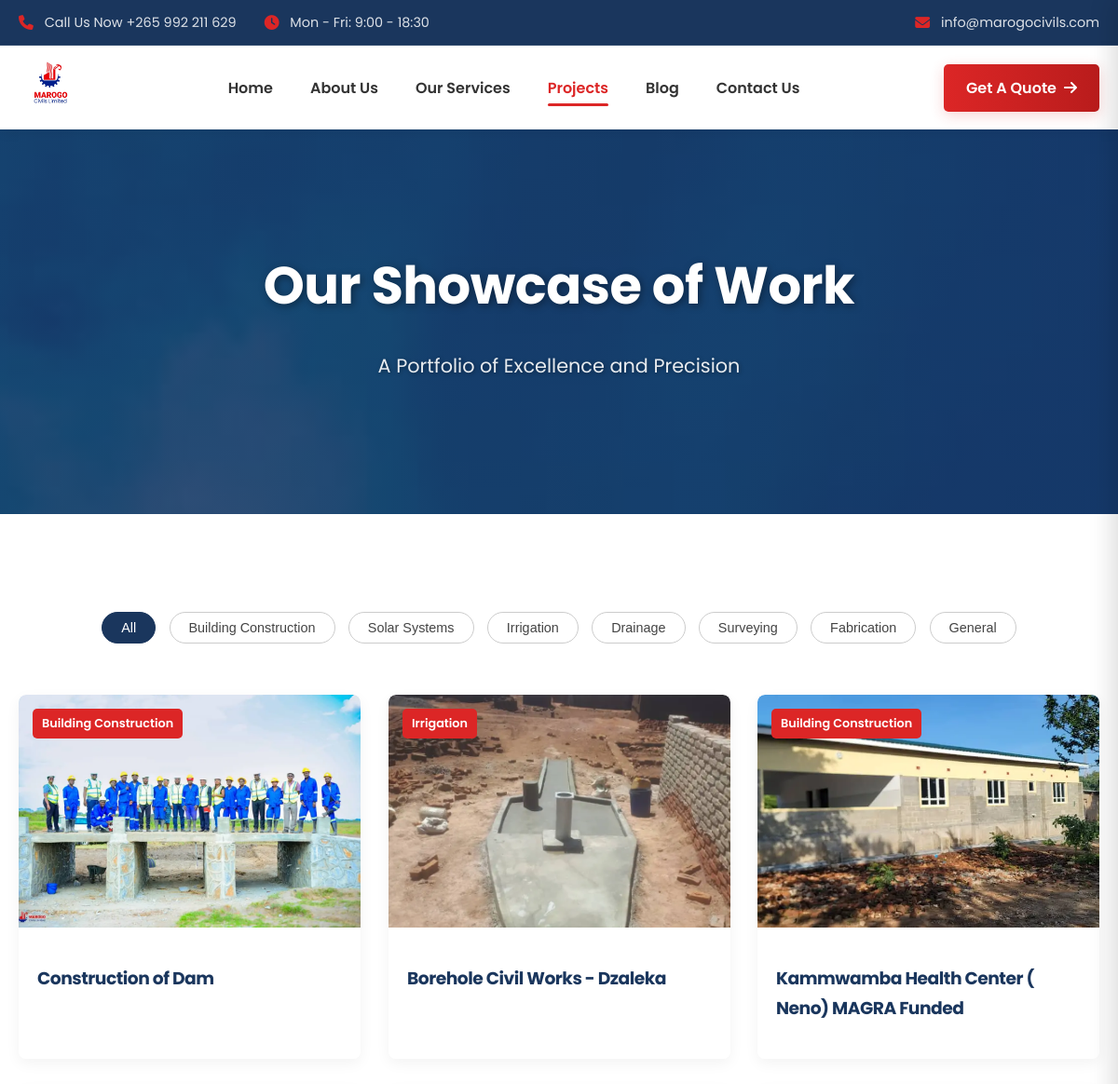
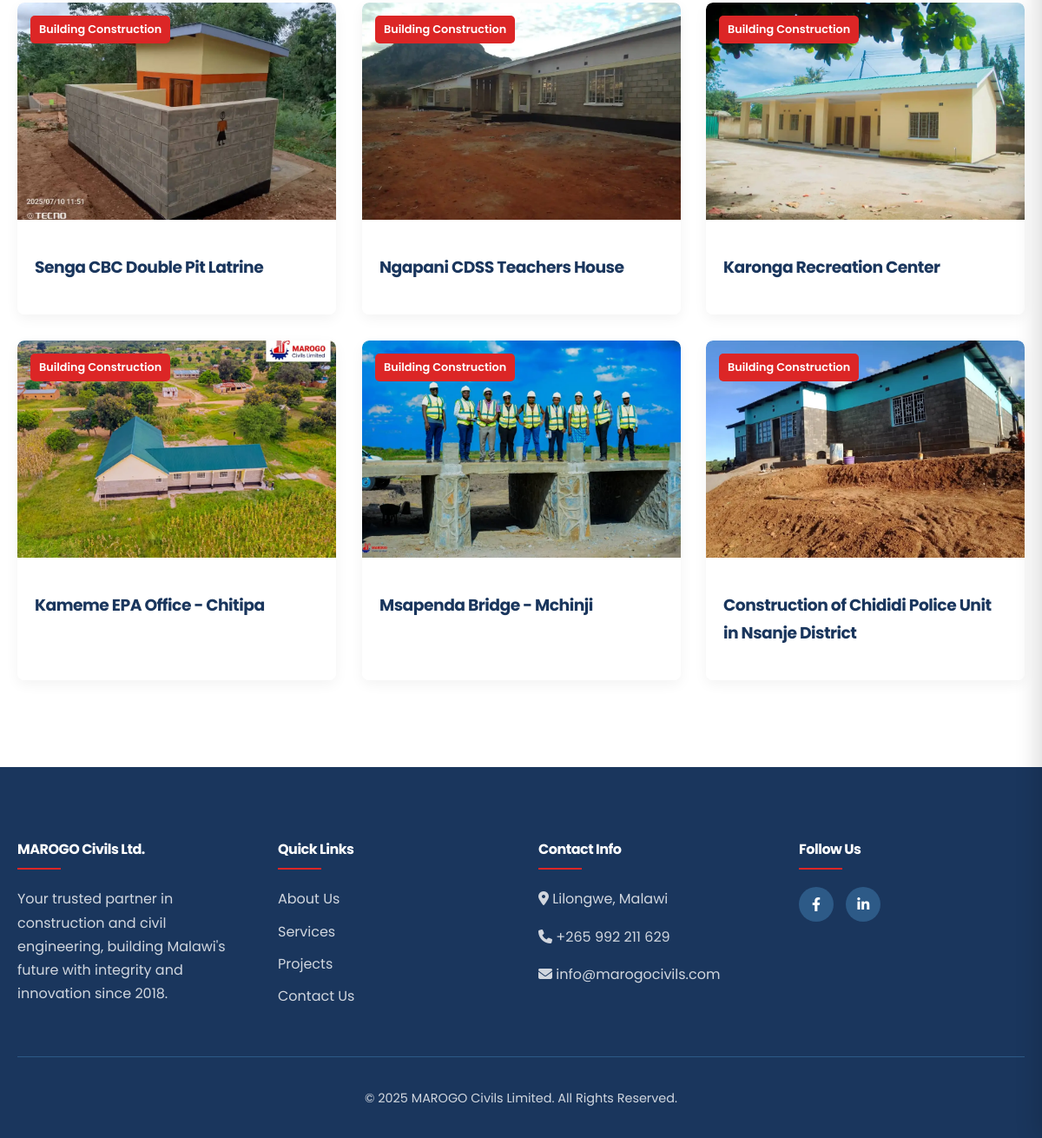
The app's page /projects with its own data (2 pictures, top to bottom).
### app.py (models this page shows)
class Project(db.Model):
    id = db.Column(db.Integer, primary_key=True)
    title = db.Column(db.String(100), nullable=False)
    client = db.Column(db.String(100))
    location = db.Column(db.String(100))
    project_value = db.Column(db.String(50))
    completion_date = db.Column(db.String(50))
    details = db.Column(db.Text, nullable=False)
    image_url = db.Column(db.String(200), nullable=True)
    category = db.Column(db.String(50), nullable=False, default='General Construction')
    date_posted = db.Column(db.DateTime, nullable=False, default=datetime.datetime.utcnow)
    images = db.relationship('ProjectImage', backref='project', lazy=True, cascade="all, delete-orphan")

### app.py (the view)
@app.route('/projects')
def projects():
    all_projects = Project.query.order_by(Project.date_posted.desc()).all()
    return render_template('projects.html', projects=all_projects)

### app.py (called while the page is built)
@app.context_processor
def inject_now():
    return {'now': datetime.datetime.utcnow()}

@app.context_processor
def inject_project_categories(): # Make project categories available to all templates
    return {'project_categories': PROJECT_CATEGORIES}

### templates/projects.html (shortened to what this page needs)
{% extends "layout.html" %}
{% block content %}
<section class="page-header" style="background-image: linear-gradient(rgba(26, 54, 93, 0.8), rgba(26, 54, 93, 0.8)), url({{ url_for('static', filename='images/18.jpg')}});">
    <div class="container">
        <h1>Our Showcase of Work</h1>
        <p>A Portfolio of Excellence and Precision</p>
    </div>
</section>
<section class="projects-section section-padding">
    <div class="container">
        <div id="project-filters">
            <button class="filter-btn active" data-filter="all">All</button>
            <button class="filter-btn" data-filter="Building Construction">Building Construction</button>
            <button class="filter-btn" data-filter="Solar Systems">Solar Systems</button>
            <button class="filter-btn" data-filter="Irrigation">Irrigation</button>
            <button class="filter-btn" data-filter="Drainage">Drainage</button>
            <button class="filter-btn" data-filter="Surveying">Surveying</button>
            <button class="filter-btn" data-filter="Fabrication">Fabrication</button>
            <button class="filter-btn" data-filter="General Construction">General</button>
        </div>
        <div class="projects-grid" id="projects-container">
            {% for project in projects %}
            <a href="{{ url_for('project_detail', project_id=project.id) }}" class="project-card-link">
                <div class="project-card filterable-item" data-category="{{ project.category }}">
                    <img src="{{ url_for('uploaded_file', filename=project.image_url) }}" alt="{{ project.title }}" loading="lazy">
                    <div class="project-info">
                        <h3>{{ project.title }}</h3>
                        <span class="project-category-badge">{{ project.category }}</span>
                    </div>
                </div>
            </a>
            {% else %}
            <p class="text-center">No projects to display yet. Check back soon!</p>
            {% endfor %}
        </div>
    </div>
</section>
{% endblock %}

### static/css/style.css (style rules this page uses)
:root { --primary-blue-dark: #1a365d; --primary-blue-light: #2d5a87; --accent-red-dark: #b91c1c; --accent-red-light: #dc2626; --text-color: #333; --light-gray: #f4f4f4; --white: #ffffff; --font-family: 'Poppins', sans-serif; }
body { font-family: var(--font-family); margin: 0; color: var(--text-color); line-height: 1.7; font-size: 16px; background-color: #fff; -webkit-font-smoothing: antialiased; -moz-osx-font-smoothing: grayscale; }
h1, h2, h3, h4, h5, h6 { letter-spacing: -0.5px; color: var(--primary-blue-dark); font-weight: 700; }
.container { max-width: 1200px; margin: 0 auto; padding: 0 20px; }
.section-padding { padding: 100px 0; }
.projects-section .project-card-link { text-decoration: none; color: inherit; display: block; }
.projects-section .projects-grid { display: grid; grid-template-columns: repeat(auto-fit, minmax(300px, 1fr)); gap: 30px; }
.projects-section .project-card { position: relative; overflow: hidden; border-radius: 8px; box-shadow: 0 5px 15px rgba(0,0,0,0.05); will-change: transform, box-shadow; background-color: var(--white); transition: transform 0.3s ease, box-shadow 0.3s ease; }
.projects-section .project-card img { width: 100%; height: 250px; object-fit: cover; display: block; border-radius: 8px 8px 0 0; box-shadow: 0 2px 5px rgba(0,0,0,0.05); transition: transform 0.5s ease; }
.projects-section .project-info { position: static; transform: none; background: #fff; color: var(--text-color); padding: 20px; flex-grow: 1; }
.page-header { padding: 120px 0; text-align: center; color: white; background-size: cover; background-position: center; position: relative; background-attachment: fixed; }
.page-header h1 { font-size: 3.5rem; margin: 0; color: var(--white); text-shadow: 2px 2px 8px rgba(0,0,0,0.4); }
.page-header p { font-size: 1.3rem; color: rgba(255,255,255,0.9); max-width: 700px; margin-left: auto; margin-right: auto; text-shadow: 1px 1px 4px rgba(0,0,0,0.4); }

### templates/projects.html (style rules this page uses)
.project-card-link { text-decoration: none; color: inherit; display: block; }
#project-filters { text-align: center; margin-bottom: 50px; }
.filter-btn { background-color: #fff; border: 1px solid #ccc; color: #444; padding: 8px 20px; margin: 5px; border-radius: 20px; cursor: pointer; transition: all 0.3s ease; font-weight: 500; font-size: 0.9em; -webkit-appearance: none; -moz-appearance: none; appearance: none; }
.filter-btn.active { background-color: var(--primary-blue-dark); color: white; border-color: var(--primary-blue-dark); }
.projects-grid { display: grid; grid-template-columns: repeat(auto-fit, minmax(320px, 1fr)); gap: 30px; }
.project-card { border-radius: 8px; overflow: hidden; box-shadow: 0 4px 15px rgba(0,0,0,0.1); transition: transform 0.3s ease, box-shadow 0.3s ease; display: flex; flex-direction: column; height: 100%; }
.project-card img { width: 100%; height: 220px; object-fit: cover; }
.projects-section .project-info { position: static; transform: none; background: #fff; color: var(--text-color); padding: 20px; flex-grow: 1; }
.project-category-badge { position: absolute; top: 15px; left: 15px; background: var(--accent-red-light); color: white; padding: 5px 10px; border-radius: 5px; font-size: 0.8em; font-weight: 600; z-index: 3; }

### records on screen
Project: image_url (picture), title "Construction of Dam", category "Building Construction"
Project: image_url (picture), title "Borehole Civil Works - Dzaleka", category "Irrigation"
Project: image_url (picture), title "Kammwamba Health Center ( Neno) MAGRA Funded", category "Building Construction"
Project: image_url (picture), title "Senga CBC Double Pit Latrine", category "Building Construction"
Project: image_url (picture), title "Ngapani CDSS Teachers House", category "Building Construction"
Project: image_url (picture), title "Karonga Recreation Center", category "Building Construction"
Project: image_url (picture), title "Kameme EPA Office - Chitipa", category "Building Construction"
Project: image_url (picture), title "Msapenda Bridge - Mchinji", category "Building Construction"
Project: image_url (picture), title "Construction of Chididi Police Unit in Nsanje District", category "Building Construction"
